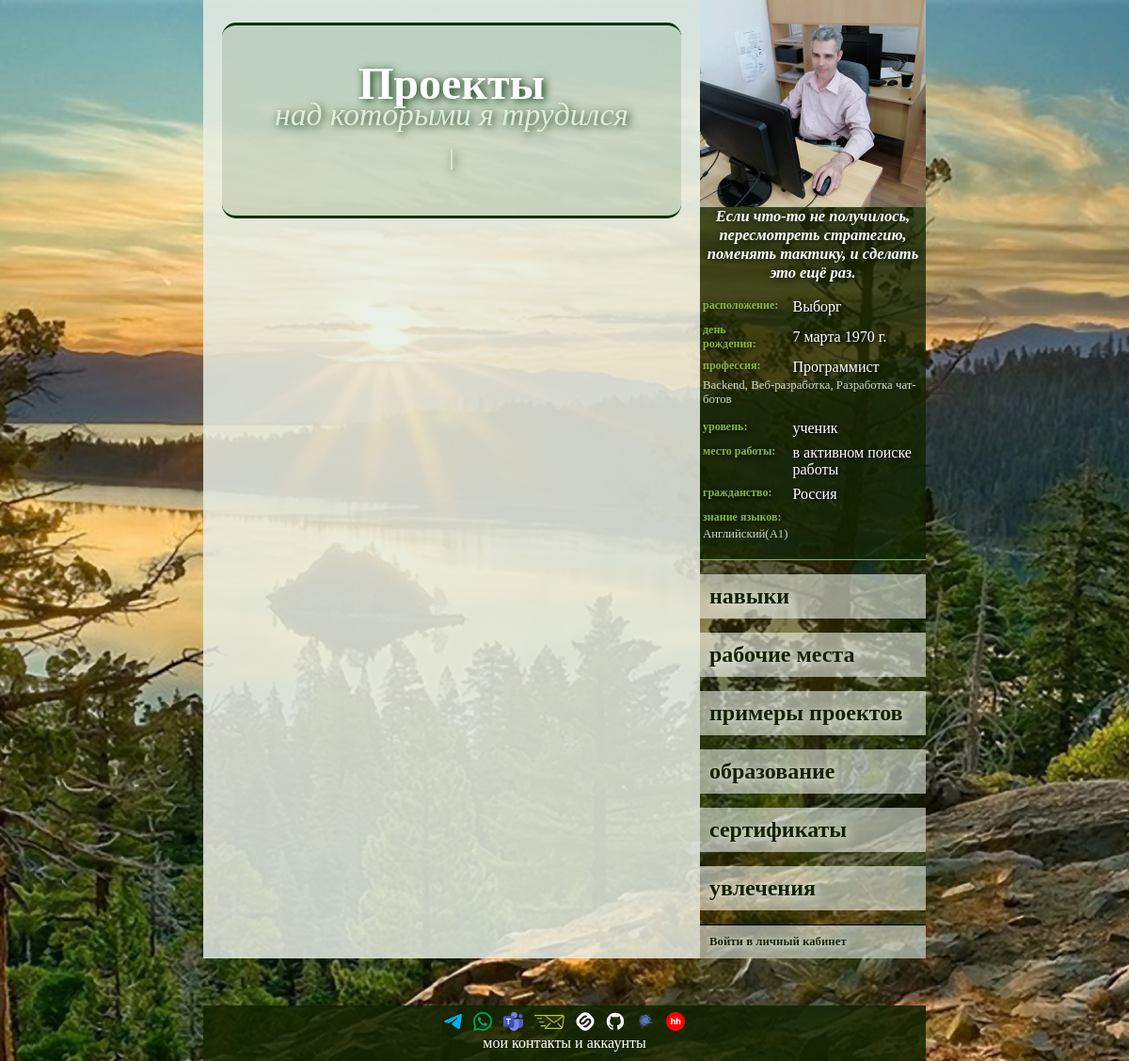
Before: /1/data/project with the older database file.
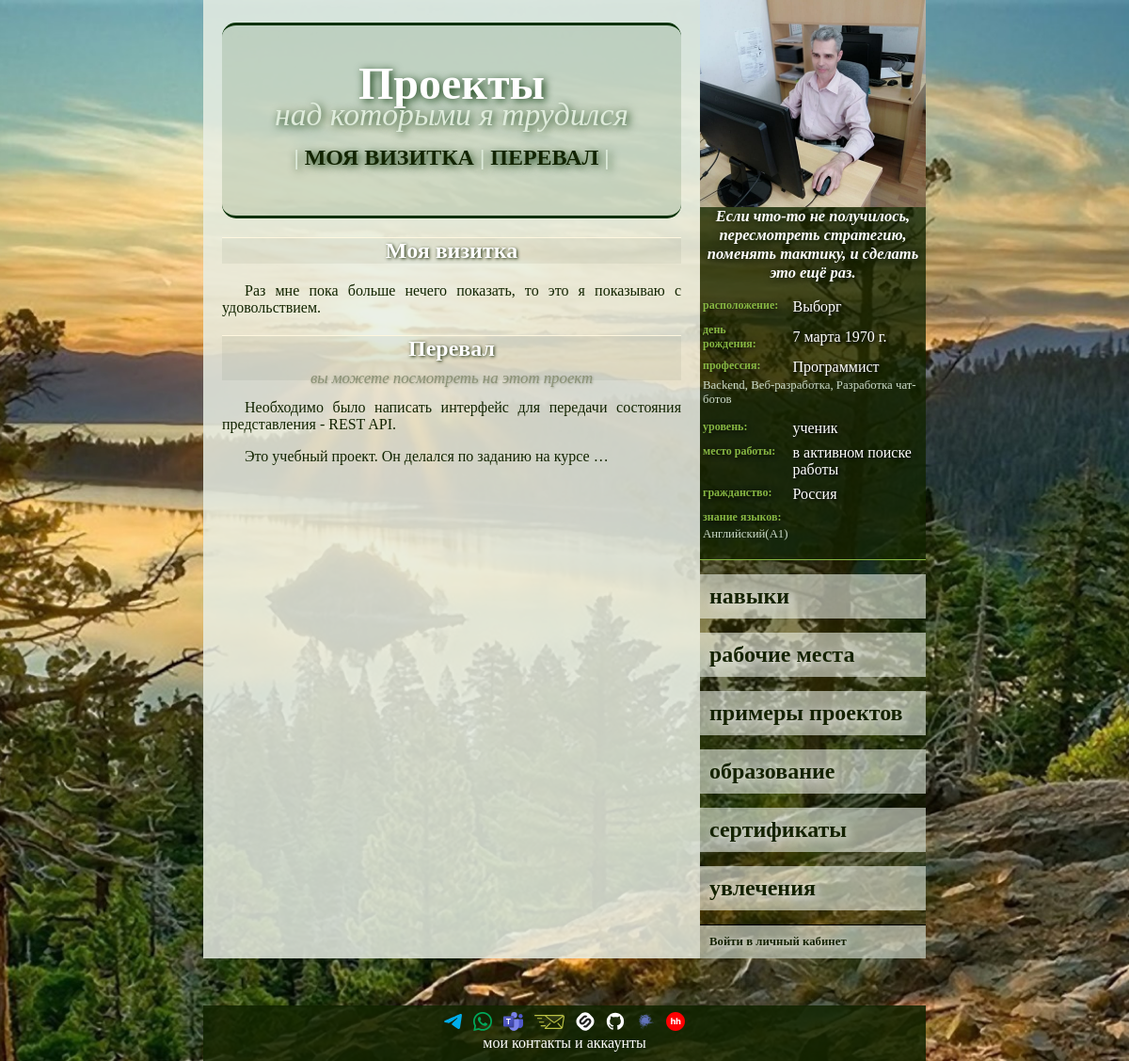
After: the same page with the newer database file.
### new/models.py (models this page shows, shortened)
class Generalization(models.Model):
    name = models.CharField(max_length=500, unique=True, verbose_name="Наименование")
    description = models.TextField(verbose_name="Описание")
    def __str__(self):
        return self.name
    class Meta:
        abstract = True

class StartAndEndDates(models.Model):
    start_date = models.DateField(blank=True, null=True, verbose_name="Дата начала")
    end_date = models.DateField(blank=True, null=True, verbose_name="Дата конца")
    start_date: Optional[date]
    end_date: Optional[date]
    class Meta:
        abstract = True

class LinkToTheOriginal(models.Model):
    link_to_the_original = models.URLField(blank=True, null=True, verbose_name="Ссылка на оригинал")
    class Meta:
        abstract = True

class Project(Generalization, StartAndEndDates, LinkToTheOriginal):
    used_skills = models.ManyToManyField(
        Skill,
        blank=True,
        related_name="projects",
        verbose_name="В проекте использованы навыки",
    )
    job = models.ForeignKey(
        Working,
        null=True,
        blank=True,
        on_delete=models.SET_NULL,
        related_name="projects",
        verbose_name="Рабочее место проекта",
    )
    class Meta:
        verbose_name = "Проект"
        verbose_name_plural = "Проекты"

### new/views.py (the view)
class ListOfProjects(GetContext, ListView):
    template_name = "new/list_of_projects.html"
    model = Project
    context_object_name = "projects"
    def get_queryset(self):
        queryset = Project.objects.order_by('-start_date')
        return queryset

### new/models.py (called while the page is built)
    def __str__(self):
        return self.name

    def __str__(self):
        return self.name

    def __str__(self):
        return self.name

    def __str__(self):
        return self.name

    def __str__(self):
        return self.name

    def __str__(self):
        return f"{self.name}({self.level})"

### new/views.py (called while the page is built)
    def get_context_data(self, **kwargs):
        context = super().get_context_data(**kwargs)
        context['i_am'] = MyUser.objects.get(id=1)
        return context

### new/templates/new/list_of_projects.html (shortened to what this page needs)
{%extends 'base.html'%}
{% block body %}
<div class="name_user">
    Проекты <span class="subtitle projects" style="bottom: 0.4em;">над которыми я трудился</span>
    <div class="under_name_user"> |
        {% for project in projects %}
            <a href="{% url 'отобразить конкретный проект' project.id %}">{{ project }}</a> |
        {% endfor %}
    </div>
</div>
{% for project in projects %}
    <div class="specifics">
        <h2>
            {{ project }}
            {% if project.link_to_the_original %}
            <span class="subtitle projects">
            <a href="{{ project.link_to_the_original }}" target="_blank">
                Вы можете посмотреть на этот проект
            </a>
            </span>
            {% endif %}
        </h2>
        <a href="{% url 'отобразить конкретный проект' project.id %}"><div class="main_text">
            {{ project.description|linebreaks|truncatewords:20 }}
        </div></a>
    </div>
{% endfor%}
{% endblock body %}

Changed rows visible on the page:
added Project: name "МОЯ ВИЗИТКА", name "Моя визитка", description "Раз мне пока больше нечего показать, то это я показываю с удовольствием."
added Project: name "ПЕРЕВАЛ", name "Перевал", description "Необходимо было написать интерфейс для передачи состояния представления - REST API. Это учебный проект. Он делался по заданию на курсе …"
